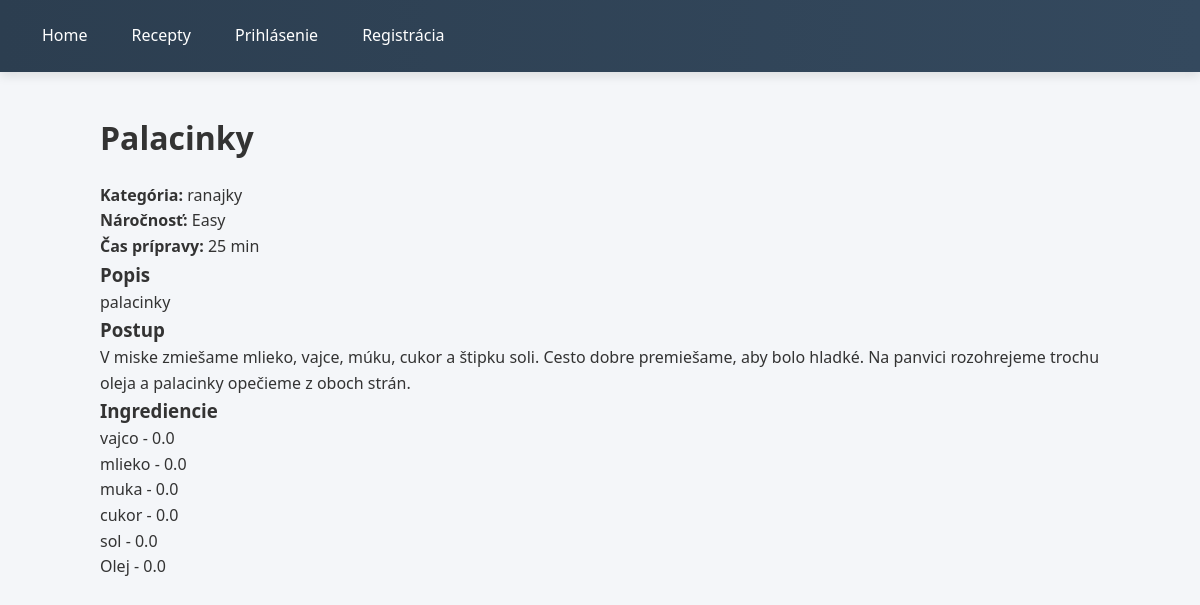
/recipes/6/, run on the app's committed database.
### recipes/models.py (models this page shows, shortened)
class Recipe(models.Model):
    DIFFICULTY_CHOICES = [
        ('Easy', 'Easy'),
        ('Medium', 'Medium'),
        ('Hard', 'Hard'),
    ]
    name = models.CharField(max_length=150)
    description = models.TextField()
    procedure = models.TextField()
    prep_time = models.IntegerField()
    difficulty = models.CharField(max_length=20, choices=DIFFICULTY_CHOICES)
    category = models.ForeignKey(Category, on_delete=models.CASCADE)
    favorites = models.ManyToManyField(User, blank=True)

class Category(models.Model):
    name = models.CharField(max_length=100)
    description = models.TextField(blank=True)

class RecipeIngredient(models.Model):
    recipe = models.ForeignKey(Recipe, on_delete=models.CASCADE)
    ingredient = models.ForeignKey(Ingredient, on_delete=models.CASCADE)
    quantity = models.FloatField(null=True, blank=True)
    unit = models.CharField(max_length=20, blank=True)

class Ingredient(models.Model):
    name = models.CharField(max_length=100)
    description = models.TextField(blank=True)
    allergen_type = models.CharField(max_length=100, blank=True)

### recipes/views.py (the view)
# urls.py: path('recipes/<int:id>/', views.recipe_detail, name='detail'),
def recipe_detail(request, id):
    recipe = get_object_or_404(Recipe, id=id)
    ingredients = RecipeIngredient.objects.filter(recipe=recipe)
    return render(request, 'recipes/detail.html', {
        'recipe': recipe,
        'ingredients': ingredients
    })

### recipes/templates/recipes/detail.html (shortened to what this page needs)
{% extends 'recipes/base.html' %}
{% block content %}
<div class="detail-card">
    <h1>{{ recipe.name }}</h1>
    <p><strong>Kategória:</strong> {{ recipe.category.name }}</p>
    <p><strong>Náročnosť:</strong> {{ recipe.difficulty }}</p>
    <p><strong>Čas prípravy:</strong> {{ recipe.prep_time }} min</p>
    <h3>Popis</h3>
    <p>{{ recipe.description }}</p>
    <h3>Postup</h3>
    <p>{{ recipe.procedure }}</p>
    <h3>Ingrediencie</h3>
    {% for item in ingredients %}
        <div class="ingredient-item">
            {{ item.ingredient.name }} - {{ item.quantity }} {{ item.unit }}
        </div>
    {% empty %}
        <p class="empty-text">Žiadne ingrediencie</p>
    {% endfor %}
</div>
{% endblock %}

### recipes/static/recipes/style.css (style rules this page uses)
* { margin: 0; padding: 0; box-sizing: border-box; }
body { font-family: "Segoe UI", Roboto, Arial, sans-serif; background: #f4f6f9; color: #333; line-height: 1.6; }
h1, h2 { margin-bottom: 20px; }

### data on the page
Recipe: name "Palacinky", category.name "ranajky", difficulty "Easy", prep_time "25", description "palacinky", procedure "V miske zmiešame mlieko, vajce, múku, cukor a štipku soli. Cesto dobre premiešame, aby bolo hladké. Na panvici rozohrejeme trochu oleja a palacinky opečieme z oboch strán."
RecipeIngredient: ingredient.name "vajco", quantity "0.0"
RecipeIngredient: ingredient.name "mlieko", quantity "0.0"
RecipeIngredient: ingredient.name "muka", quantity "0.0"
RecipeIngredient: ingredient.name "cukor", quantity "0.0"
RecipeIngredient: ingredient.name "sol", quantity "0.0"
RecipeIngredient: ingredient.name "Olej", quantity "0.0"
